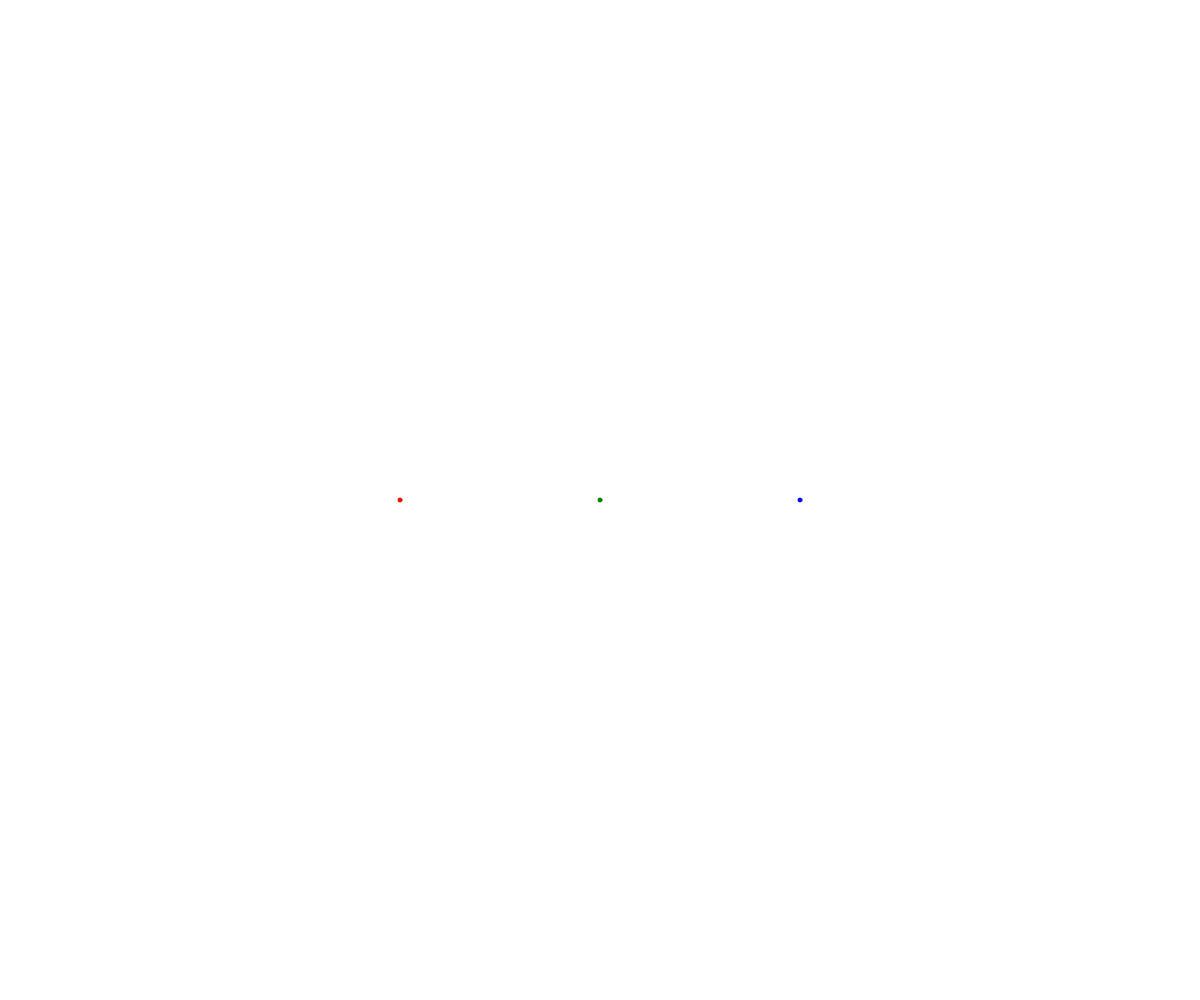
Frame 1 (no input)
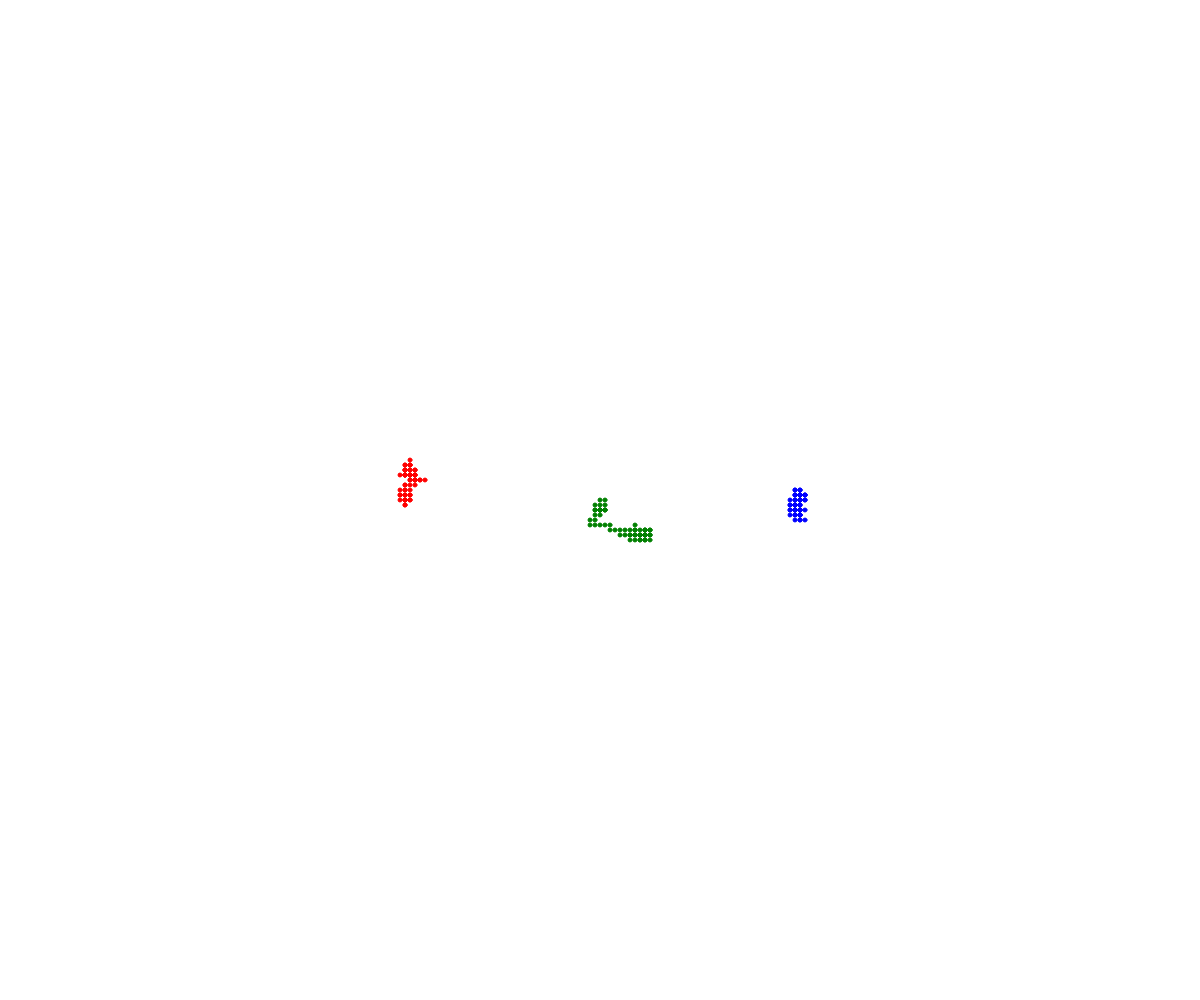
Frame 60 (no input)
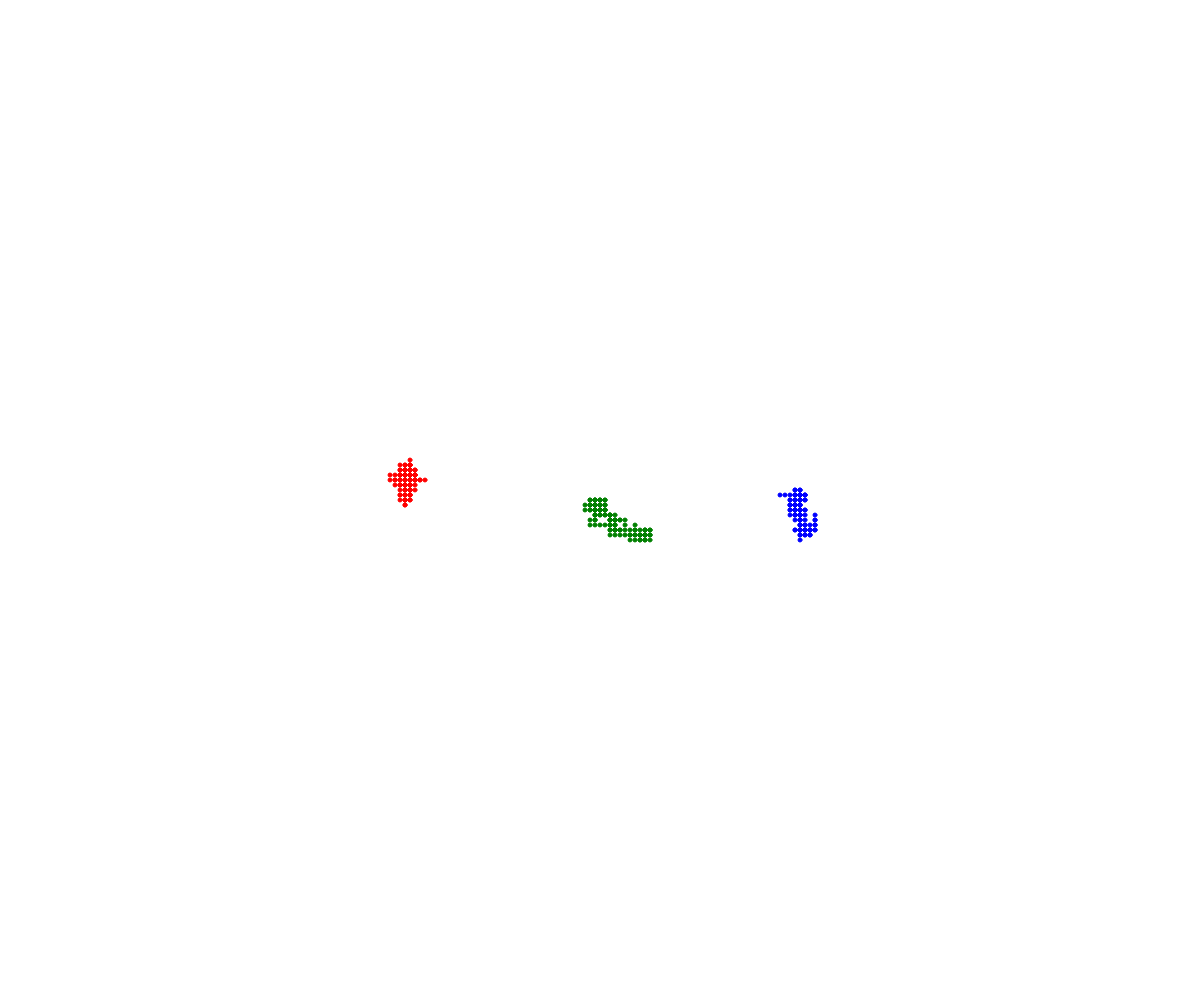
Frame 120 (the mouse pressed at the canvas centre since frame 60)

The p5.js sketch that drew these frames (run headless with seeded random() and noise() and a simulated clock; from frame 60 on, the mouse is pressed at the canvas centre):

// p5.js sketch
// ── sketch.js
// Walker

class Walker {
  constructor(x, y){
    this.x = x;
    this.y = y;
    this.color = "red";
    this.speed = 5;
    this.radius = 2;
  }

  display(){
    stroke(this.color);
    fill(this.color);
    circle(this.x, this.y, this.radius * 2);
  }

  move(){
    let choice = random(100);

    if (choice < 25){
      //up
      this.y -= this.speed;
    }
    else if (choice < 50) {
      //down
      this.y += this.speed;
    }
    else if (choice < 75){
      //right
      this.x += this.speed;
    }
    else {
      //left
      this.x -= this.speed;
    }
  }

}

let micheal;
let katherine;
let cheese;

function setup() {
  createCanvas(windowWidth, windowHeight);
  micheal = new Walker(400, 500);
  katherine = new Walker(800, 500);
  cheese = new Walker(600,500);
  katherine.color = "blue";
  cheese.color = "green";
}

function draw() {
  micheal.display();
  katherine.display();
  cheese.display();
  micheal.move();
  katherine.move();
  cheese.move();
}
